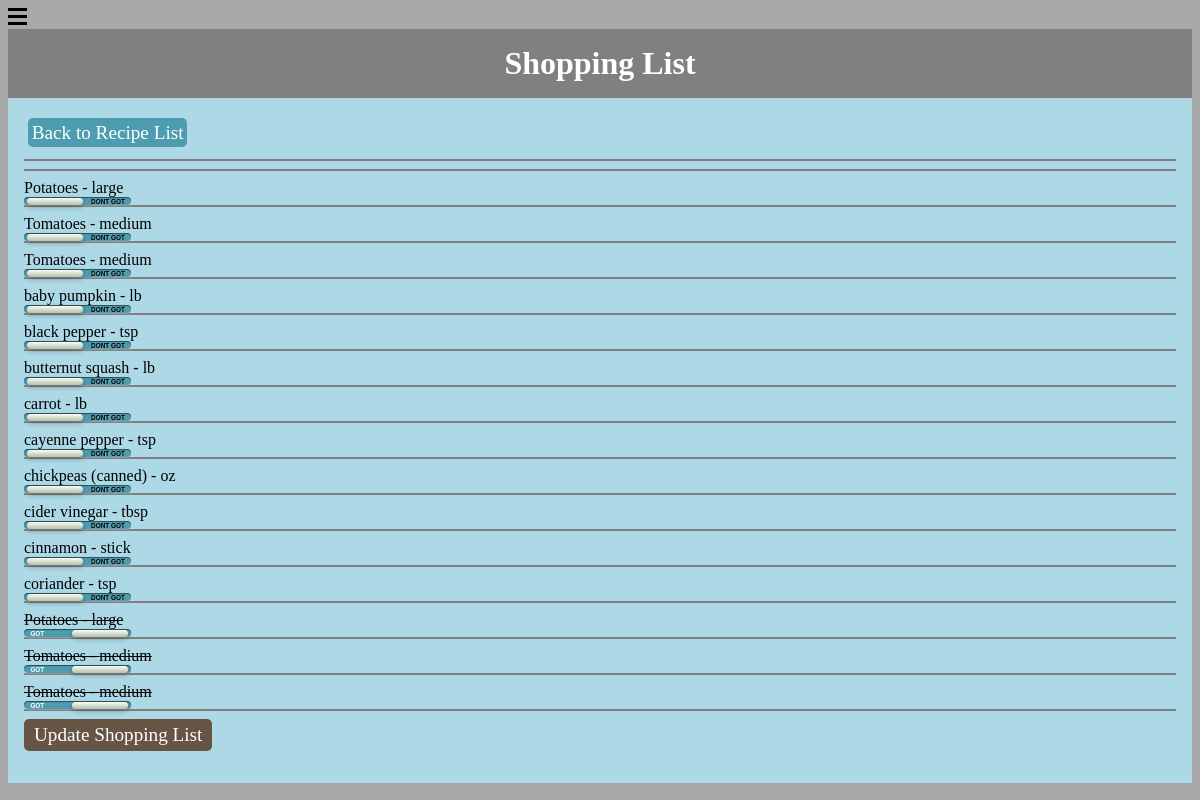
Page /menu/shoppinglist/ on the earlier database version.
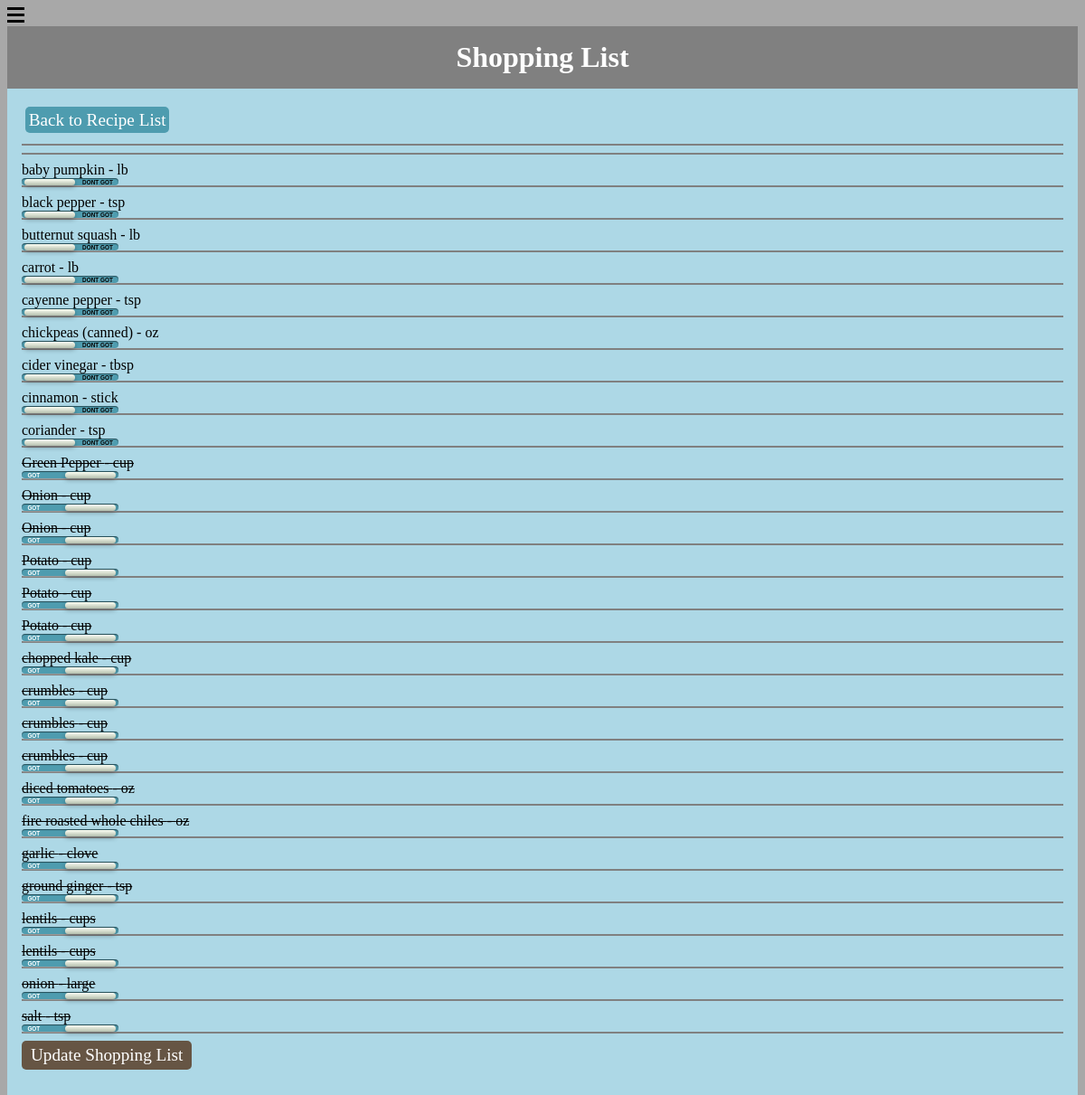
Same page on the later database version.
### menu/models.py (models this page shows, shortened)
class ShoppingList(models.Model):
    id = models.AutoField(primary_key=True)
    ingredient = models.ForeignKey(Ingredient)
    amount = models.DecimalField(max_digits=10, decimal_places=2, default=0.0, null=True, blank=True)
    status = models.IntegerField(default=0, null=True)
    class Meta:
        ordering = ('status', 'ingredient__name', 'id')

class Ingredient(models.Model):
    id = models.AutoField(primary_key=True)
    recipe = models.ForeignKey(Recipe)
    name = models.CharField(max_length=80, null=True, blank=True)
    comment = models.CharField(max_length=80, null=True, blank=True)
    amount = models.DecimalField(max_digits=10, decimal_places=2, default=0.0, null=True, blank=True)
    unit = models.CharField(max_length=30, null=True)
    class Meta:
        ordering = ('id', )

### menu/views.py (the view)
class ShoppingListView(generic.ListView):
    model = ShoppingList
    template_name = 'menu/shoppinglist.html'
    def get_queryset(self):
        return ShoppingList.objects.all()

### menu/templatetags/menu_extras.py (called while the page is built)
@register.filter(name='showfraction')
def showfraction(value):
    value_split = str(value).split('.')
    decimal = '.' + value_split[1]
    if value_split[1] == '00' or float(decimal) < 0.1:
        fraction = str('')
    else:
        fraction = str(Fraction(decimal).limit_denominator(10))
    return fraction

@register.filter(name='showinteger')
def showinteger(value):
    value_split = str(value).split('.')
    if value_split[0] == '0':
        decimal = ''
    else:
        decimal = value_split[0] + ' '
    return decimal

### menu/templates/menu/shoppinglist.html (shortened to what this page needs)
{% load staticfiles %}
{% load menu_extras %}
{% include "menu/hamburgermenu.html" %}
{% include "menu/stylesheets.html" %}
<div id="title">
    Shopping List
</div>
<div id="content">
    <div>
        <a class="button" id="nav" href="{% url 'menu:index' %}">Back to Recipe List</a>
    </div><div style="clear:both"></div>
    <hr noshade><hr noshade>
    <form action="{% url 'menu:updateshoppinglist' %}" method="post">
        {% for sl in shoppinglist_list %}
            {% if sl.status == 1 %}<del>{% endif %}
            {{sl.ingredient.name}} - {{sl.amount|showinteger}}{{sl.amount|showfraction}} {{sl.ingredient.unit}}
            {% if sl.status == 1 %}</del>{% endif %}
            <div class="shoppingList">
                <label for={{sl.id}}></label>
            </div>
            <hr noshade>
        {% endfor %}
        <input type=submit value="Update Shopping List" id="submit">
    </form>
</div>

Differences in the rows shown:
removed ShoppingList: ingredient.name "Potatoes", ingredient.unit "large"
removed ShoppingList: ingredient.name "Tomatoes", ingredient.unit "medium"
removed ShoppingList: ingredient.name "Tomatoes", ingredient.unit "medium"
removed ShoppingList: ingredient.name "Potatoes", ingredient.unit "large"
removed ShoppingList: ingredient.name "Tomatoes", ingredient.unit "medium"
removed ShoppingList: ingredient.name "Tomatoes", ingredient.unit "medium"
added ShoppingList: ingredient.name "Green Pepper", ingredient.unit "cup"
added ShoppingList: ingredient.name "Onion", ingredient.unit "cup"
added ShoppingList: ingredient.name "Onion", ingredient.unit "cup"
added ShoppingList: ingredient.name "Potato", ingredient.unit "cup"
added ShoppingList: ingredient.name "Potato", ingredient.unit "cup"
added ShoppingList: ingredient.name "Potato", ingredient.unit "cup"
added ShoppingList: ingredient.name "chopped kale", ingredient.unit "cup"
added ShoppingList: ingredient.name "crumbles", ingredient.unit "cup"
added ShoppingList: ingredient.name "crumbles", ingredient.unit "cup"
added ShoppingList: ingredient.name "crumbles", ingredient.unit "cup"
added ShoppingList: ingredient.name "diced tomatoes", ingredient.unit "oz"
added ShoppingList: ingredient.name "fire roasted whole chiles", ingredient.unit "oz"
added ShoppingList: ingredient.name "garlic", ingredient.unit "clove"
added ShoppingList: ingredient.name "ground ginger", ingredient.unit "tsp"
added ShoppingList: ingredient.name "lentils", ingredient.unit "cups"
added ShoppingList: ingredient.name "lentils", ingredient.unit "cups"
added ShoppingList: ingredient.name "onion", ingredient.unit "large"
added ShoppingList: ingredient.name "salt", ingredient.unit "tsp"
